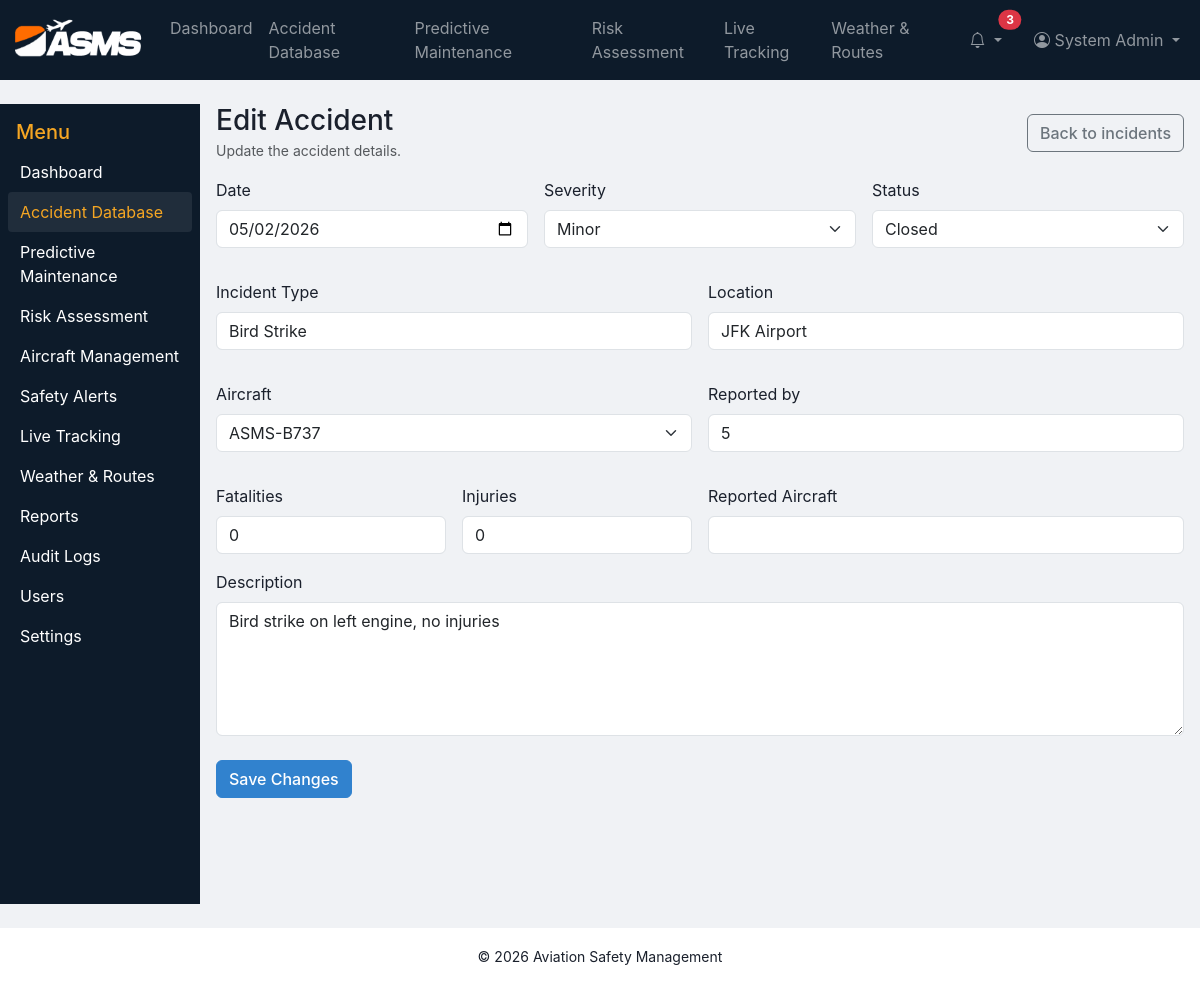
The page /?page=incidents&action=edit&id=1 (signed in) on the database its author committed.
### tables this page shows
CREATE TABLE incidents (
  id INT AUTO_INCREMENT PRIMARY KEY,
  incident_number VARCHAR(100) NOT NULL UNIQUE,
  aircraft_id INT,
  reported_by INT,
  incident_type VARCHAR(100),
  severity ENUM('Minor','Serious','Critical') DEFAULT 'Minor',
  location VARCHAR(255),
  latitude DECIMAL(10,7) NULL,
  longitude DECIMAL(10,7) NULL,
  date_occurred DATE,
  description TEXT,
  fatalities INT DEFAULT 0,
  injuries INT DEFAULT 0,
  status ENUM('Open','In Progress','Closed') DEFAULT 'Open',
  investigation_notes TEXT,
  created_at TIMESTAMP DEFAULT CURRENT_TIMESTAMP,
  updated_at TIMESTAMP NULL DEFAULT NULL,
  FOREIGN KEY (aircraft_id) REFERENCES aircraft(id) ON DELETE SET NULL,
  FOREIGN KEY (reported_by) REFERENCES users(id) ON DELETE SET NULL
);

CREATE TABLE aircraft (
  id INT AUTO_INCREMENT PRIMARY KEY,
  aircraft_code VARCHAR(50) NOT NULL,
  aircraft_type VARCHAR(100),
  manufacturer VARCHAR(100),
  model VARCHAR(100),
  serial_number VARCHAR(100),
  registration_number VARCHAR(100),
  status VARCHAR(50) DEFAULT 'active',
  created_by INT,
  created_at TIMESTAMP DEFAULT CURRENT_TIMESTAMP,
  updated_at TIMESTAMP NULL DEFAULT NULL,
  FOREIGN KEY (created_by) REFERENCES users(id) ON DELETE SET NULL
);

### controllers/IncidentController.php (called while the page is built, shortened)
<?php
class IncidentController {
    public function edit() {
        $id = (int)($_GET['id'] ?? 0);
        $db = Database::getInstance()->getConnection();
        $incident = null;
        if ($id) {
            $stmt = $db->prepare('SELECT * FROM incidents WHERE id = ?');
            $stmt->execute([$id]);
            $incident = $stmt->fetch();
        }
        $aircraft = $db->query('SELECT id, aircraft_code FROM aircraft ORDER BY aircraft_code')->fetchAll();
        require __DIR__ . '/../views/incidents/edit.php';
    }
}

### includes/functions.php (called while the page is built, shortened)
<?php
function e($str) {
    return htmlspecialchars($str, ENT_QUOTES, 'UTF-8');
}

### views/incidents/edit.php (the view, shortened to what this page needs)
<?php require_once __DIR__ . '/../layouts/header.php'; ?>
<?php require_once __DIR__ . '/../layouts/sidebar.php'; ?>
<div class="d-flex justify-content-between align-items-center mb-3">
  <div>
    <h3 class="mb-0">Edit Accident</h3>
    <small class="text-muted">Update the accident details.</small>
  </div>
  <a class="btn btn-outline-secondary" href="?page=incidents">Back to incidents</a>
</div>
<?php if (!$incident): ?>
  <div class="alert alert-warning">Incident not found.</div>
<?php else: ?>
<form id="incident-form" onsubmit="saveIncident(this, function(){ window.location='?page=incidents'; }); return false;">
  <div class="row g-3">
    <div class="col-md-4"><label class="form-label">Date</label><input type="date" name="date_occurred" class="form-control" value="<?php echo e($incident['date_occurred']); ?>" required></div>
    <div class="col-md-4"><label class="form-label">Severity</label><select name="severity" class="form-select"><option value="Minor" <?php echo $incident['severity']==='Minor' ? 'selected' : ''; ?>>Minor</option></select></div>
    <div class="col-md-4"><label class="form-label">Status</label><select name="status" class="form-select"><option value="Closed" <?php echo $incident['status']==='Closed' ? 'selected' : ''; ?>>Closed</option></select></div>
  </div>
  <div class="row g-3 mt-3">
    <div class="col-md-6"><label class="form-label">Incident Type</label><input name="incident_type" class="form-control" value="<?php echo e($incident['incident_type']); ?>" required></div>
    <div class="col-md-6"><label class="form-label">Location</label><input name="location" class="form-control" value="<?php echo e($incident['location']); ?>" required></div>
  </div>
  <div class="row g-3 mt-3">
    <div class="col-md-6"><label class="form-label">Aircraft</label><select name="aircraft_id" class="form-select">
      <?php foreach ($aircraft as $a): ?><option value="<?php echo $a['id']; ?>" <?php echo $incident['aircraft_id']==$a['id'] ? 'selected' : ''; ?>><?php echo e($a['aircraft_code']); ?></option><?php endforeach; ?>
    </select></div>
    <div class="col-md-6"><label class="form-label">Reported by</label><input name="reported_by" class="form-control" value="<?php echo e($incident['reported_by']); ?>"></div>
  </div>
  <div class="row g-3 mt-3">
    <div class="col-md-3"><label class="form-label">Fatalities</label><input type="number" min="0" name="fatalities" class="form-control" value="<?php echo e($incident['fatalities']); ?>"></div>
    <div class="col-md-3"><label class="form-label">Injuries</label><input type="number" min="0" name="injuries" class="form-control" value="<?php echo e($incident['injuries']); ?>"></div>
    <div class="col-md-6"><label class="form-label">Reported Aircraft</label><input class="form-control" value="<?php echo e($incident['aircraft_code']); ?>" readonly></div>
  </div>
  <div class="mt-3"><label class="form-label">Description</label><textarea name="description" rows="5" class="form-control" required><?php echo e($incident['description']); ?></textarea></div>
  <div class="mt-4"><button type="submit" class="btn btn-primary">Save Changes</button></div>
</form>
<?php endif; ?>
<?php require_once __DIR__ . '/../layouts/footer.php'; ?>

### assets/css/style.css (style rules this page uses)
body { background: #f0f2f5; color:#1a202c; font-family: -apple-system, BlinkMacSystemFont, 'Segoe UI', Roboto, 'Helvetica Neue', Arial, sans-serif; }
.btn { border-radius: 6px; font-weight: 500; transition: all 0.2s ease; }
.btn-primary { background: #3182ce; border-color: #3182ce; }

### rows shown on the page
incidents: date_occurred "05/02/2026", severity "Minor", status "Closed", incident_type "Bird Strike", location "JFK Airport", aircraft_id "ASMS-B737", reported_by "5", fatalities "0", injuries "0", description "Bird strike on left engine, no injuries"

### other values the page prints
$label "Dashboard"
$label "Accident Database"
$label "Predictive Maintenance"
$label "Risk Assessment"
$label "Aircraft Management"
$label "Safety Alerts"
$label "Live Tracking"
$label "Weather & Routes"
$label "Reports"
$label "Audit Logs"
$label "Users"
$label "Settings"
